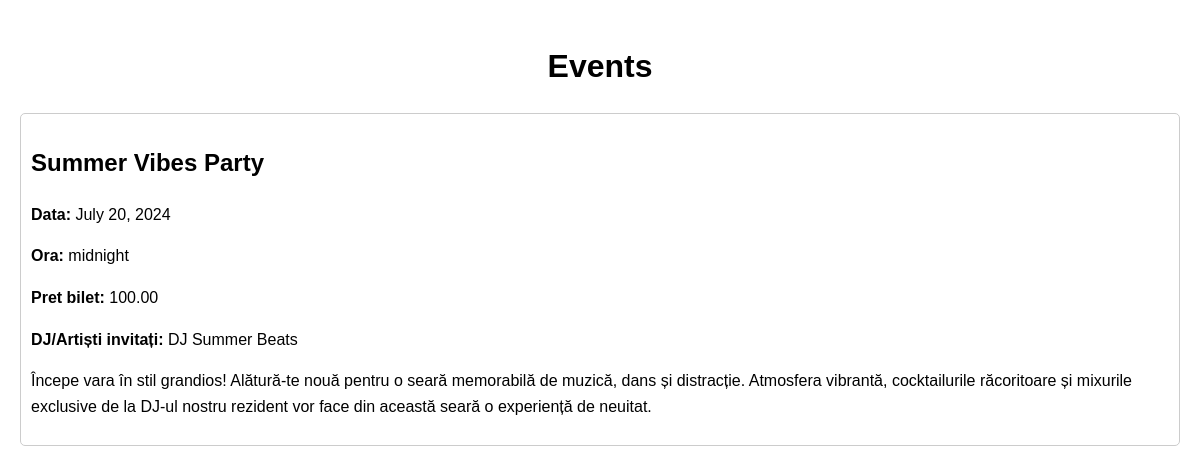
Screenshot of /events/ with the database file from the repository.
### events/models.py (models this page shows, shortened)
class Eveniment(models.Model):
    titlu = models.CharField(max_length=200)
    descriere = models.TextField()
    data = models.DateField()
    ora = models.TimeField()
    pret_bilet = models.DecimalField(max_digits=8, decimal_places=2)
    dj_artisti_invitati = models.CharField(max_length=200)

### events/views.py (the view)
# urls.py: path('events/', views.events_view, name='events'),
def events_view(request):
    evenimente = Eveniment.objects.all()
    return render(request, 'events.html', {'evenimente': evenimente})

### templates/events.html (shortened to what this page needs)
<!DOCTYPE html>
<html lang="en">
<head>
</head>
<body>
    <h1>Events</h1>
    {% for eveniment in evenimente %}
        <div class="event">
            <h2>{{ eveniment.titlu }}</h2>
            <p><strong>Data:</strong> {{ eveniment.data }}</p>
            <p><strong>Ora:</strong> {{ eveniment.ora }}</p>
            <p><strong>Pret bilet:</strong> {{ eveniment.pret_bilet }}</p>
            <p><strong>DJ/Artiști invitați:</strong> {{ eveniment.dj_artisti_invitati }}</p>
            <p>{{ eveniment.descriere }}</p>
    {% endfor %}
</body>
</html>

### templates/events.html (style rules this page uses)
body { font-family: Arial, sans-serif; line-height: 1.6; margin: 0; padding: 20px; }
h1 { text-align: center; margin-bottom: 20px; }
.event { margin-bottom: 20px; padding: 10px; border: 1px solid #ccc; border-radius: 5px; }

### rows the page displays
Eveniment: titlu "Summer Vibes Party", data "July 20, 2024", ora "midnight", pret_bilet "100.00", dj_artisti_invitati "DJ Summer Beats", descriere "Începe vara în stil grandios! Alătură-te nouă pentru o seară memorabilă de muzică, dans și distracție. Atmosfera vibrantă, cocktailurile răcoritoare și mixurile exclusive de la DJ-ul nostru rezident vor face din această seară o experiență de neuitat."
